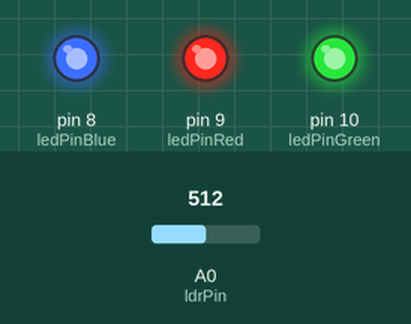
Simulated run of this sketch. Board: Arduino Uno, built with avr-gcc and run on an emulated ATmega328P. Parts: output pins drawn as LEDs (lit = HIGH). The inputs (shaded band) are chosen by the test bench; at power-on: A0 (ldrPin) = 512.

Above: at 1.2 s.
1.3 s: A0 (ldrPin) set to 157
2.8 s: A0 (ldrPin) set to 144
At 3.8 s:
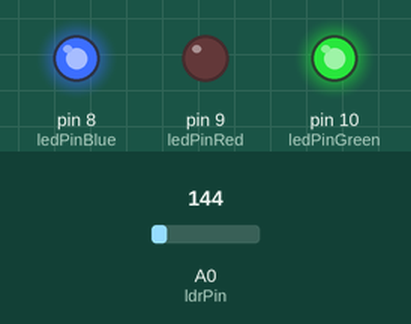
4.3 s: A0 (ldrPin) set to 106
5.8 s: A0 (ldrPin) set to 95
At 6.1 s:
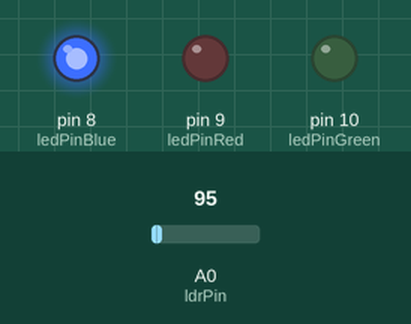
7.3 s: A0 (ldrPin) set to 67
8.8 s: A0 (ldrPin) set to 57
At 9.6 s:
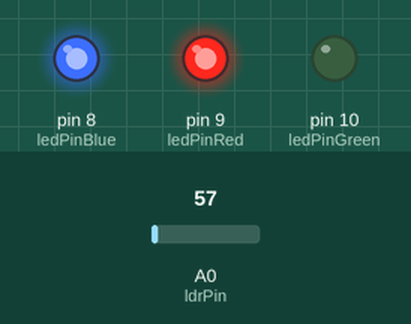
Timing chart, 0 to 11.3 s (numbered marks = the images above; inputs shaded):
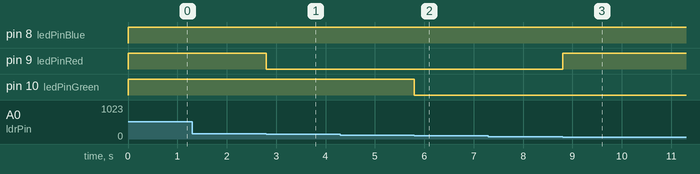

Measured:
- the behaviour switches between 151 and 150 on A0 (ldrPin) (found by bisection; images 0 and 1)
- the behaviour switches between 101 and 100 on A0 (ldrPin) (found by bisection; images 1 and 2)
- the behaviour switches between 61 and 60 on A0 (ldrPin) (found by bisection; images 2 and 3)
- after the input at 1.3 s, every drawn part: stays the same
- after the input at 2.8 s, pin 9 (ledPinRed): HIGH → LOW at once
- after the input at 4.3 s, every drawn part: stays the same
- after the input at 5.8 s, pin 10 (ledPinGreen): HIGH → LOW at once
- after the input at 7.3 s, every drawn part: stays the same
- after the input at 8.8 s, pin 9 (ledPinRed): LOW → HIGH at once

The sketch:

ldr-sensor1.ino
```cpp
const int ldrPin = A0;
const int ledPinGreen = 10;
const int ledPinBlue = 8;
const int ledPinRed = 9;

void setup() {
  Serial.begin(9600);
  pinMode(ledPinGreen,OUTPUT);
  pinMode(ledPinBlue,OUTPUT);
  pinMode(ledPinRed,OUTPUT);

}

void loop() {
  int ldrData = analogRead(ldrPin);
  /*
  Serial.println("");
  Serial.print("Light Sensor ");
  Serial.print(" Value = ");
  Serial.print(ldrData);
//  delay(1000);
*/
  if (ldrData <= 10) {
    digitalWrite(ledPinGreen,HIGH);
    digitalWrite(ledPinBlue,LOW);
    digitalWrite(ledPinRed,HIGH);
}
  else if (ldrData <= 60) {
    digitalWrite(ledPinGreen,LOW);
    digitalWrite(ledPinBlue,HIGH);
    digitalWrite(ledPinRed,HIGH);
  }
  else if (ldrData <= 100){
    digitalWrite(ledPinGreen,LOW);
    digitalWrite(ledPinBlue,HIGH);
    digitalWrite(ledPinRed,LOW);
  }
  else if (ldrData <= 150){
    digitalWrite(ledPinGreen,HIGH);
    digitalWrite(ledPinBlue,HIGH);
    digitalWrite(ledPinRed,LOW);
  }
  else{
    digitalWrite(ledPinGreen,HIGH);
    digitalWrite(ledPinBlue,HIGH);
    digitalWrite(ledPinRed,HIGH);
  }

}
```
